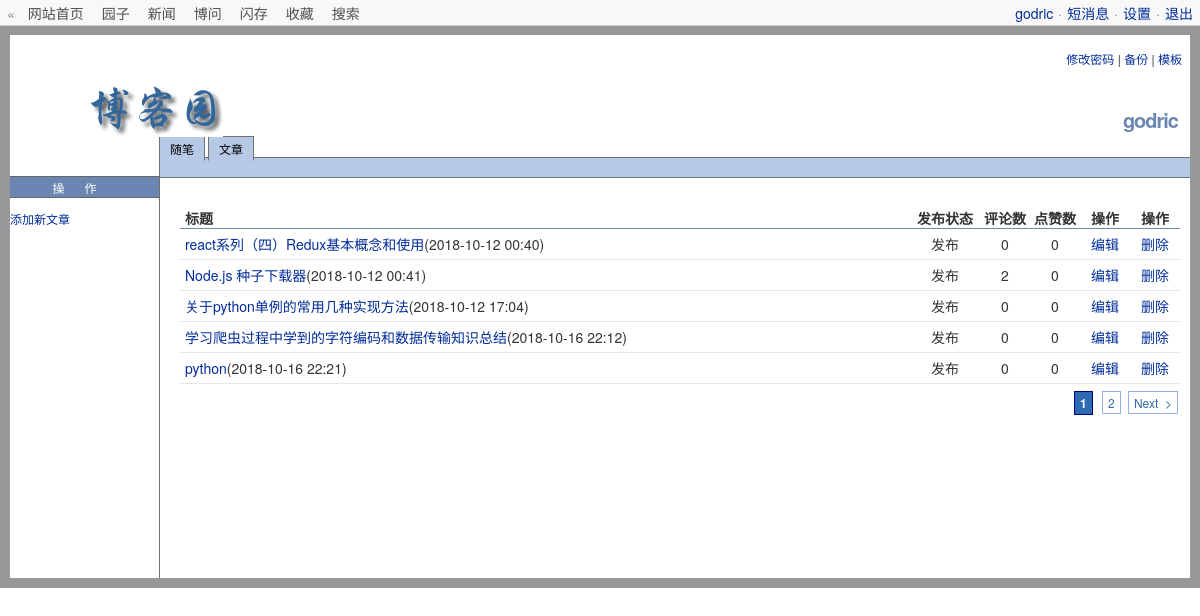
Screenshot of /blog_backend/ (signed in) with the database file from the repository.
### blog/models.py (models this page shows, shortened)
class UserInfo(AbstractUser):
    nid = models.AutoField(primary_key=True)
    username = models.CharField(max_length=12,unique=True)
    telephone = models.CharField(max_length=11, null=True, unique=True)
    avatar = models.FileField(upload_to='avatars/', default='/avatars/default.jpg')
    create_time = models.DateTimeField(verbose_name='创建时间', auto_now_add=True)
    blog = models.OneToOneField(to='Blog', to_field='nid', null=True,on_delete=models.CASCADE)

class Article(models.Model):
    nid = models.AutoField(primary_key=True)
    title = models.CharField(max_length=50, verbose_name='文章标题')
    desc = models.CharField(max_length=50, verbose_name='文章描述')
    create_time = models.DateTimeField(verbose_name='创建时间', auto_now_add=True)
    content = models.TextField()
    comment_count = models.IntegerField(default=0)
    up_count = models.IntegerField(default=0)
    down_count = models.IntegerField(default=0)
    user = models.ForeignKey(verbose_name='作者', to='UserInfo', to_field='nid', on_delete=models.CASCADE)
    category = models.ForeignKey(to='Category', to_field='nid', null=True, on_delete=models.CASCADE)
    tags = models.ManyToManyField(to='Tag', through='Article2Tag', through_fields=('article', 'tag'))

### blog/views.py (the view)
# urls.py: path('blog_backend/', views.blog_backend),
@login_required
def blog_backend(request):
    user = request.user
    article_list = models.Article.objects.filter(user=user).all()
    paginator = Paginator(article_list, 5)
    current_page_num = int(request.GET.get('page', 1))  # 当前页
    if current_page_num - 5 < 1:
        page_range = range(1, paginator.num_pages + 1)
    elif current_page_num + 5 > paginator.num_pages:
        page_range = range(paginator.num_pages - 10, paginator.num_pages + 1)
    else:
        page_range = range(current_page_num - 5, current_page_num + 6)
    try:
        current_page_data = paginator.page(current_page_num)  # 当前页数据
    except EmptyPage as e:
        current_page_data = paginator.page(1)
    except PageNotAnInteger as e:
        current_page_data = paginator.page(1)
    return render(request, 'blog_backend.html', locals())

### templates/blog_backend.html (shortened to what this page needs)
<!DOCTYPE html>
<html lang="en">
<head>
    <link rel="stylesheet" href="/static/blog/bootstrap-3.3.7/css/bootstrap.css">
    <link rel="stylesheet" href="/static/blog/css/blog_backend.css">
</head>
<body>
<div id="top_nav">
    <div id="left">
        « <a href="http://127.0.0.1:8000/index/">网站首页</a><a href="#">园子</a><a href="#">新闻</a><a
            href="#">博问</a><a href="#">闪存</a><a href="#">收藏</a><a
            href="#">搜索</a>
    </div>
    <div id="right"><a id="user_nav_blog_link" href="/{{ request.user.username }}">{{ request.user.username }}</a>·<a
            href="#">短消息</a>·<a href="#">设置</a>·<a href="/logout/">退出</a></div>
</div>
<div id="main" class="clearfix">
    <div id="Header">
        <div id="SiteNav"><a href="#">修改密码</a>&nbsp;|&nbsp;<a
                href="#">备份</a>&nbsp;|&nbsp;<a href="#">模板</a>
        </div>
        <div id="BlogTitle"><a id="BlogTitleLink"
                               href="/{{ request.user.username }}">{{ request.user.username }}</a>
        </div>
        <div id="SiteTitle">
            <a id="TitleLink" href="#"><img src="/static/blog/img/adminlogo.gif"
                                            alt=""></a>
        </div>
    </div>
    <div id="main_body">
        <div id="main_wrap">
            <div id="main_container">
                <div id="tab_nav">
                    <ul>
                        <li><a id="TabPosts" href="#" class="current_nav">随笔</a></li>
                        <li><a id="TabPosts" href="#" class="current_nav">文章</a></li>
                    </ul>
                </div>
                <div id="sub_nav">
                </div>
                {% block content %}
                    <div id="content_area">
                        <div id="post_list">
                            <table cellspacing="0" cellpadding="0" border="0">
                                <tbody>
                                <tr>
                                    <th class="post-title">标题</th>
                                    <th class="publish-status">发布状态</th>
                                    <th>评论数</th>
                                    <th>点赞数</th>
                                    <th>操作</th>
                                    <th>操作</th>
                                </tr>
                                {% for article in current_page_data %}
                                    <tr id="post-row">
                                        <td class="post-title"><a
                                                href="/{{ request.user.username }}/articles/{{ article.pk }}"
                                                id="post_title_link">{{ article.title }}</a>({{ article.create_time|date:"Y-m-d H:i" }})
                                        </td>
                                        <td>发布</td>
                                        <td>{{ article.comment_count }}</td>
                                        <td>{{ article.up_count }}</td>
                                        <td><a href="/{{ article.pk }}/editor/">编辑</a></td>
                                        <td><a href="/{{ article.pk }}/delete/">删除</a></td>
                                    </tr>
                                {% endfor %}
                                </tbody>
                            </table>
                        </div>
                        <div class="pager">
                            {% for item in page_range %}
                                {% if current_page_num == item %}
                                    <a href="?page={{ item }}" class="p_1 current">{{ item }}</a>
                                {% else %}
                                    <a href="?page={{ item }}">{{ item }}</a>
                                {% endif %}
                            {% endfor %}
                            {% if current_page_data.has_next %}
                                <a href="?page={{ current_page_data.next_page_number }}"><span>Next &nbsp;></span></a>
                            {% else %}
                                <a style="display: none"><span>Next &nbsp;> </span></a>
                            {% endif %}
                        </div>
                    </div>
                {% endblock %}
            </div>
        </div>
        <div id="left_container">
            <div id="left_nav">
                <h2>操作</h2>
                <ul>
                    <li><a href="/add_article/">添加新文章</a></li>
                </ul>
            </div>
        </div>
    </div>
</div>
</body>
</html>

### static/blog/css/blog_backend.css (style rules this page uses)
* { margin: 0; padding: 0; }
#top_nav { background: none repeat scroll 0 0 #f8f8f8; border-bottom: 1px solid #ccc; left: 0; top: 0; right: 0; position: absolute; margin: auto; color: gray; height: 26px; line-height: 26px; padding-left: 5px; padding-right: 5px; }
#top_nav #left { float: left; margin-left: 2px; }
#top_nav #right { float: right; margin-right: -3px; }
#top_nav #right a { margin-left: 5px; margin-right: 5px; }
#top_nav a { text-decoration: none; }
a { background-color: transparent; }
#top_nav #left a:link, #top_nav #left a:active, #top_nav #left a:visited { color: #515151; }
#top_nav #left a { margin-left: 9px; margin-right: 9px; }
div#Header { margin: 0; padding: 0; vertical-align: top; }
div#SiteNav { font-size: 12px; padding: 15px 8px; text-align: right; }
#BlogTitle { clear: none; color: #333333; float: right; font-size: 20px; font-weight: bold; letter-spacing: -1px; margin-right: 8px; padding: 4px; position: relative; text-align: right; top: 30px; z-index: 10; background: inherit; padding-bottom: 20px; margin-top: -10px; }
div#BlogTitle a:link, div#BlogTitle a:visited { color: #6B86B3; background: inherit; }
a:link, a:visited, a:active { color: #002C99; text-decoration: none; background: inherit; }
#SiteTitle { clear: none; color: #333333; font-size: 26px; font-weight: bold; padding: 4px; background: inherit; padding-bottom: 40px; padding-left: 80px; height: 50px; }
a:link { color: #002C99; text-decoration: none; background: inherit; }
#main { border: 10px solid rgba(102, 102, 102, 0.67); background-color: #fff; color: #333; margin-top: 25px; }
#left_nav h2 { font-weight: normal; color: #fff; border-bottom: 1px solid #666; border-top: 1px solid #666; background-color: #6b86b3; text-align: center; padding: 0; letter-spacing: 20px; height: 22px; line-height: 22px; font-size: 12px; }
#left_nav ul { list-style: none; }
#left_container { width: 150px; float: left; margin-top: 24px; border-right: 1px solid #6f736d; margin-right: -1px; font-size: 12px; }
#left_container ul li { line-height: 22px; word-wrap: break-word; }
a:link, a:visited, a:active { color: #002c99; text-decoration: none; }
#main_wrap { margin-left: -150px; float: right; width: 100%; padding-top: 0; margin-top: 8px; }
#main_body { height: 100%; width: 100%; }
#main_container { margin-left: 150px; }
#tab_nav { font-size: 12px; padding: 0; border-bottom: 1px solid #6f736d; margin-left: -1px; }
#tab_nav ul { float: left; margin-bottom: -1px; list-style: none; }
#tab_nav li { float: left; margin-right: 3px; padding-bottom: 1px; }
#content_area { padding: 10px; min-height: 400px; border-left: 1px solid #6f736d; margin-left: -1px; }
#sub_nav { background-color: #b6c9e7; border-top: 0 solid #6f736d; border-bottom: 1px solid #6f736d; padding: 0 10px; height: 20px; top: 10px; }
#post_list table th.post-title { width: auto; padding-left: 5px; }
#post_list .post-title { text-align: left; }
#post_list table th { font-weight: bold; color: inherit; border-bottom: 1px solid #6b86b3; width: 50px; text-align: center; }
#post_list table th.publish-status { width: 70px; }
#post_list td { padding: 5px; border-bottom: 1px solid #e6e6e6; height: 22px; }
#post_list td { padding: 5px; text-align: center; border-bottom: 1px solid #e6e6e6; height: 22px; }
#post_list { margin-top: 20px; margin-left: 10px; }
.pager { font-size: 12px; margin: 10px 0; text-align: right; color: #2e6ab1; }
.pager .current { background-color: #2e6ab1; border: 1px solid navy; color: #fff; font-weight: bold; margin-right: 4px; padding: 2px 5px; }
#tab_nav li a { background-color: #b6c9e7; border-color: #6f736d #6f736d #b6c9e7 #6f736d; border-style: solid; border-width: 1px; color: #000; letter-spacing: 0; margin: 0; padding: 3px 10px; }
tbody { display: table-row-group; vertical-align: middle; border-color: inherit; }
table { border-collapse: collapse; border-spacing: 0; }
table { width: 100%; background-color: transparent; }
.pager a { border: 1px solid #9aafe5; color: #2e6ab1; margin: 0 2px; padding: 2px 5px; text-decoration: none; }

### rows the page displays
UserInfo: user.username "godric"
Article: title "react系列（四）Redux基本概念和使用", create_time "2018-10-12 00:40", comment_count "0", up_count "0"
Article: title "Node.js 种子下载器", create_time "2018-10-12 00:41", comment_count "2", up_count "0"
Article: title "关于python单例的常用几种实现方法", create_time "2018-10-12 17:04", comment_count "0", up_count "0"
Article: title "学习爬虫过程中学到的字符编码和数据传输知识总结", create_time "2018-10-16 22:12", comment_count "0", up_count "0"
Article: title "python", create_time "2018-10-16 22:21", comment_count "0", up_count "0"

### other values shown
{{ item }} "1"
{{ item }} "2"
